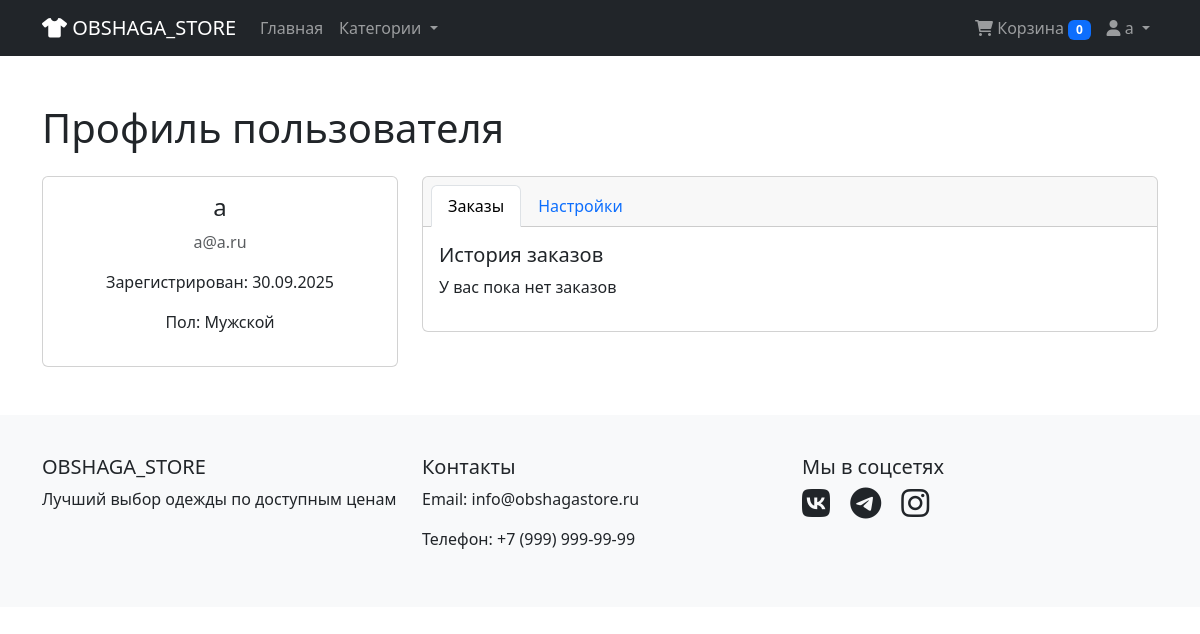
The app's page /profile (signed in) with its own data.
### data/users.py (models this page shows, shortened)
class User(SqlAlchemyBase, UserMixin, SerializerMixin):
    __tablename__ = 'users'
    id = sqlalchemy.Column(sqlalchemy.Integer,
                           primary_key=True, autoincrement=True)
    email = sqlalchemy.Column(sqlalchemy.String,
                              index=True, unique=True, nullable=True)
    hashed_password = sqlalchemy.Column(sqlalchemy.String, nullable=True)
    sity = sqlalchemy.Column(sqlalchemy.String, default='None', nullable=True)
    the_product_of_interest = sqlalchemy.Column(sqlalchemy.String, default='None', nullable=True)
    gender = sqlalchemy.Column(sqlalchemy.String, default='None', nullable=True)
    balance = sqlalchemy.Column(sqlalchemy.Integer, default=0, nullable=True)
    date_reg = sqlalchemy.Column(sqlalchemy.DateTime,
                                 default=datetime.datetime.now)
    user_invite = sqlalchemy.Column(sqlalchemy.Integer, default=0, nullable=True)
    is_invite = sqlalchemy.Column(sqlalchemy.Boolean, default=False, nullable=True)
    balance_friend = sqlalchemy.Column(sqlalchemy.Integer, default=0, nullable=True)
    all_balance_in = sqlalchemy.Column(sqlalchemy.Integer, default=0, nullable=True)
    all_balance_out = sqlalchemy.Column(sqlalchemy.Integer, default=0, nullable=True)
    is_bonus = sqlalchemy.Column(sqlalchemy.Boolean, default=False, nullable=True)
    is_admin = sqlalchemy.Column(sqlalchemy.Boolean, default=False, nullable=True)
    buy_list = orm.relationship("BuyItem", back_populates='user')
    want_buy_list = orm.relationship("WantBuyItem", back_populates='user')
    @property
    def username(self):
        return self.email.split('@')[0]  # Используем часть email до @ как username
    @property
    def created_at(self):
        return self.date_reg

### lms.py (the view)
@app.route('/profile')
@login_required
def profile():
    db_sess = db_session.create_session()
    orders = db_sess.query(BuyItem).filter(BuyItem.id_user == current_user.id).all()
    return render_template("profile.html",
                           title='Профиль - FashionStore',
                           orders=orders,
                           current_user=current_user)

### data/db_session.py (called while the page is built)
def create_session() -> Session:
    global __factory
    return __factory()

### lms.py (called while the page is built)
@login_manager.user_loader
def load_user(user_id):
    db_sess = db_session.create_session()
    return db_sess.query(User).get(user_id)

### templates/profile.html (shortened to what this page needs)
{% extends "layout.html" %}
{% block content %}
<div class="container mt-5">
    <h1 class="mb-4">Профиль пользователя</h1>
    <div class="row">
        <div class="col-md-4">
            <div class="card">
                <div class="card-body text-center">
                    <h4>{{ current_user.username }}</h4>
                    <p class="text-muted">{{ current_user.email }}</p>
                    <p>Зарегистрирован: {{ current_user.created_at.strftime('%d.%m.%Y') }}</p>
                    {% if current_user.gender and current_user.gender != 'None' %}
                        <p>Пол: {{ current_user.gender }}</p>
                    {% endif %}
                </div>
            </div>
        </div>
        <div class="col-md-8">
            <div class="card">
                <div class="card-header">
                    <ul class="nav nav-tabs card-header-tabs">
                        <li class="nav-item">
                            <a class="nav-link active" href="#orders" data-bs-toggle="tab">Заказы</a>
                        </li>
                        <li class="nav-item">
                            <a class="nav-link" href="#settings" data-bs-toggle="tab">Настройки</a>
                        </li>
                    </ul>
                </div>
                <div class="card-body">
                    <div class="tab-content">
                        <div class="tab-pane active" id="orders">
                            <h5>История заказов</h5>
                            {% if current_user.buy_list %}
                                {% for order in current_user.buy_list %}
                                <div class="card mb-3">
                                    <div class="card-body">
                                        <div class="d-flex justify-content-between">
                                            <h6>Заказ #{{ order.id }}</h6>
                                            <span class="badge bg-success">Завершен</span>
                                        </div>
                                        <p>Дата: {{ order.created_at.strftime('%d.%m.%Y %H:%M') if order.created_at else 'Не указана' }}</p>
                                        <p>Сумма: {{ order.price }} руб.</p>
                                    </div>
                                </div>
                                {% endfor %}
                            {% else %}
                                <p>У вас пока нет заказов</p>
                            {% endif %}
                        </div>
                    </div>
                </div>
            </div>
        </div>
    </div>
</div>
{% endblock %}

### templates/layout.html (shortened to what this page needs)
<!DOCTYPE html>
<html lang="ru">
<head>
    <link href="https://cdn.jsdelivr.net/npm/bootstrap@5.3.0/dist/css/bootstrap.min.css" rel="stylesheet">
    <link href="https://cdnjs.cloudflare.com/ajax/libs/font-awesome/6.0.0/css/all.min.css" rel="stylesheet">
</head>
<body>
    <nav class="navbar navbar-expand-lg navbar-dark bg-dark">
        <div class="container">
            <a class="navbar-brand" href="{{ url_for('index') }}">
                <i class="fas fa-tshirt"></i> OBSHAGA_STORE
            </a>
            <div class="collapse navbar-collapse" id="navbarNav">
                <ul class="navbar-nav me-auto">
                    <li class="nav-item">
                        <a class="nav-link" href="{{ url_for('index') }}">Главная</a>
                    </li>
                    <li class="nav-item dropdown">
                        <a class="nav-link dropdown-toggle" href="#" role="button" data-bs-toggle="dropdown">
                            Категории
                        </a>
                    </li>
                </ul>
                <ul class="navbar-nav">
                    {% if current_user.is_authenticated %}
                    <li class="nav-item">
                        <a class="nav-link" href="{{ url_for('cart') }}">
                            <i class="fas fa-shopping-cart"></i> Корзина
                            <span class="badge bg-primary" id="cart-count">0</span>
                        </a>
                    </li>
                    <li class="nav-item dropdown">
                        <a class="nav-link dropdown-toggle" href="#" role="button" data-bs-toggle="dropdown">
                            <i class="fas fa-user"></i> {{ current_user.username }}
                        </a>
                    </li>
                    {% endif %}
                </ul>
            </div>
        </div>
    </nav>
    <main>
        {% block content %}{% endblock %}
    </main>
    <footer class="footer mt-5">
        <div class="container">
            <div class="row">
                <div class="col-md-4">
                    <h5>OBSHAGA_STORE</h5>
                    <p>Лучший выбор одежды по доступным ценам</p>
                </div>
                <div class="col-md-4">
                    <h5>Контакты</h5>
                    <p>Email: info@obshagastore.ru</p>
                    <p>Телефон: +7 (999) 999-99-99</p>
                </div>
                <div class="col-md-4">
                    <h5>Мы в соцсетях</h5>
                    <div class="social-links">
                        <a href="#" class="text-dark me-3"><i class="fab fa-vk fa-2x"></i></a>
                        <a href="#" class="text-dark me-3"><i class="fab fa-telegram fa-2x"></i></a>
                        <a href="#" class="text-dark"><i class="fab fa-instagram fa-2x"></i></a>
                    </div>
                </div>
            </div>
        </div>
    </footer>
</body>
</html>

### templates/layout.html (style rules this page uses)
.footer { background-color: #f8f9fa; padding: 40px 0; }

### records on screen
User: username "a", email "a@a.ru", created_at "30.09.2025", gender "Мужской"
